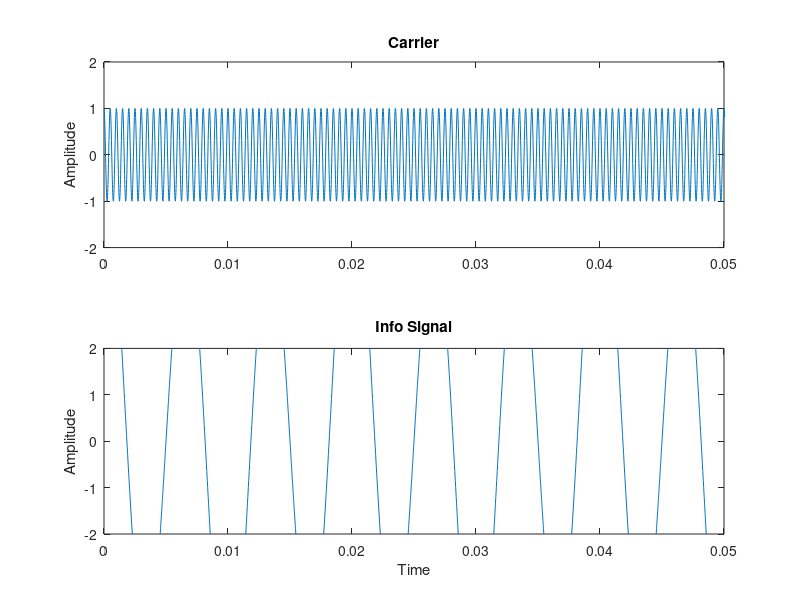
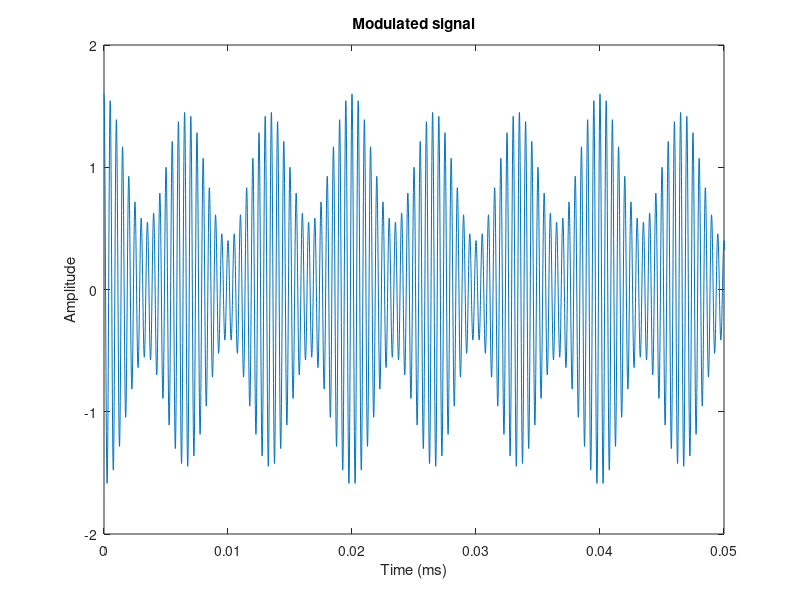
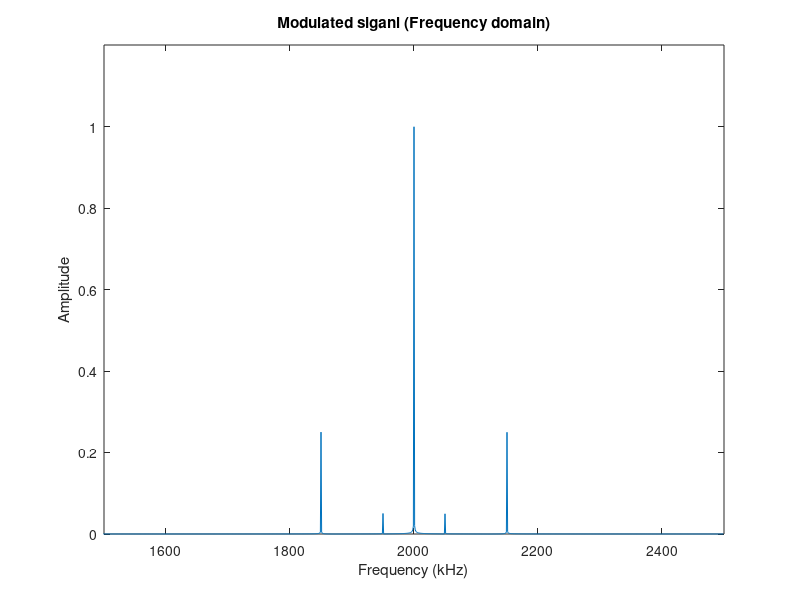
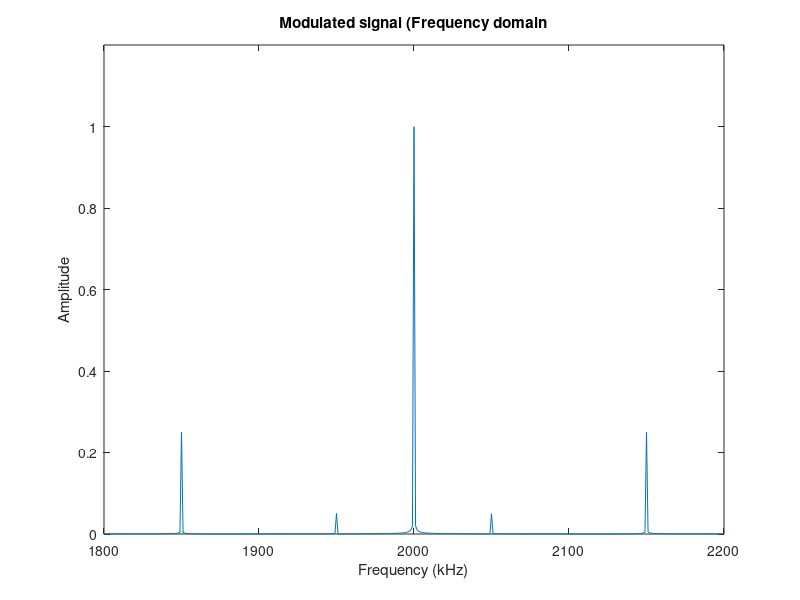

MATLAB code to generate these figures, in order:
%am1.m
%generation and study of AM signals
%initializations and clearing of workspace
close all;
clear all;
clc;
%Am modulation is one of the fundamental methods of communication.
%Here the carrier's amplitude is modulated (varied) by the input data
%signal
%---------BASICS----------
%To show how this works we need 2 signals, a carrier and an info signal
%consider a time window of 1ms (0.001s)
%lets say we have a carrier at 50kHz (long wave). Therefore in
%1ms we have 50 oscillations.
%(1E-3=0.001)
%lets define constants we want
%Info signal amplitude _0 Am
%modulation index - u
%carrier amplitude - Ac

Am=1;
u=0.1;
%Ac=1;
Cf=2E6;
Sf=50E3;

%we will represent the signal as samples taken at intervals of 1e-8 s
delt=1E-8;
fs=1/delt;
tmax=1E-3;
t=0:delt:tmax;
Wc=Cf*2*pi*t;
Ws=Sf*2*pi*t;

%-------------Signal generation-----------------
Ac=cos(Wc);     %generate carrier
Xt=Am*cos(Ws)+Am*5*cos(Ws*3); %info signal

subplot(2,1,1);plot(1000*t,Ac);
ylabel('Amplitude');
title('Carrier');
axis([0 0.05 -2 2]);

subplot(2,1,2);plot(1000*t,Xt);
xlabel('Time');
ylabel('Amplitude');
title('Info Signal');
axis([0 0.05 -2 2]);

pause
%-------------AM Analysis----------------
%Now we look at how AM works
%AM is basically described by
%
%   Xm=Ac*(1+u*Xt)
%this is the most fundermental form of AM, which has the full carrier
%component and two sidebands
%generation of Am signal

Xm=Ac.*(1+u*Xt);

%See what it looks like
figure;
plot(1000*t,Xm);
xlabel('Time (ms)');
ylabel('Amplitude');
title('Modulated signal');
axis([0 0.05 -2 2]);
pause

%Frequency domain analysis is also very informative. This shows how the
%frequency composition of the signal

N=tmax/delt;
Xf=0.00002*abs(fft(Xm));
delf=fs/N;
f=0:delf*1E-3:fs*1E-3;
figure;
plot(f(1500:2500),Xf(1500:2500));
axis([1500 2500 0 1.2]);
xlabel('Frequency (kHz)');
ylabel('Amplitude');
title('Modulated siganl (Frequency domain)');
pause
%zoom in on the frequency region of interset
figure;
plot(f(1800:2200),Xf(1800:2200));
axis([1800 2200 0 1.2]);
xlabel('Frequency (kHz)');
ylabel('Amplitude');
title('Modulated signal (Frequency domain');
